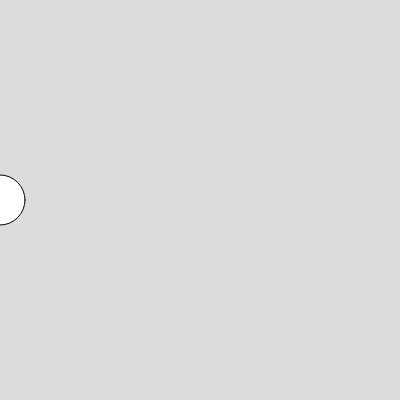
Frame 1 (no input)
Frame 60 (no input): identical to frame 1, image omitted
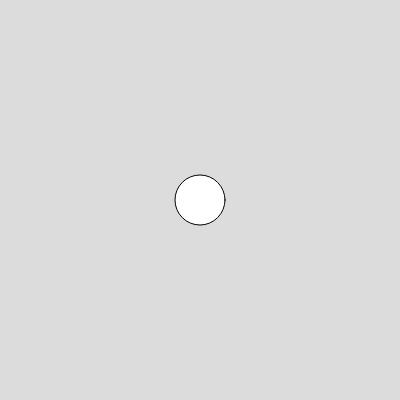
Frame 120 (the mouse pressed at the canvas centre since frame 60)

The p5.js sketch that drew these frames (run headless with seeded random() and noise() and a simulated clock; from frame 60 on, the mouse is pressed at the canvas centre):

// p5.js sketch
// ── sketch.js
function setup() { 
  createCanvas(400, 400);
} 

function draw() { 
  background(220);
  ellipse(mouseX,200,50);
 
}
